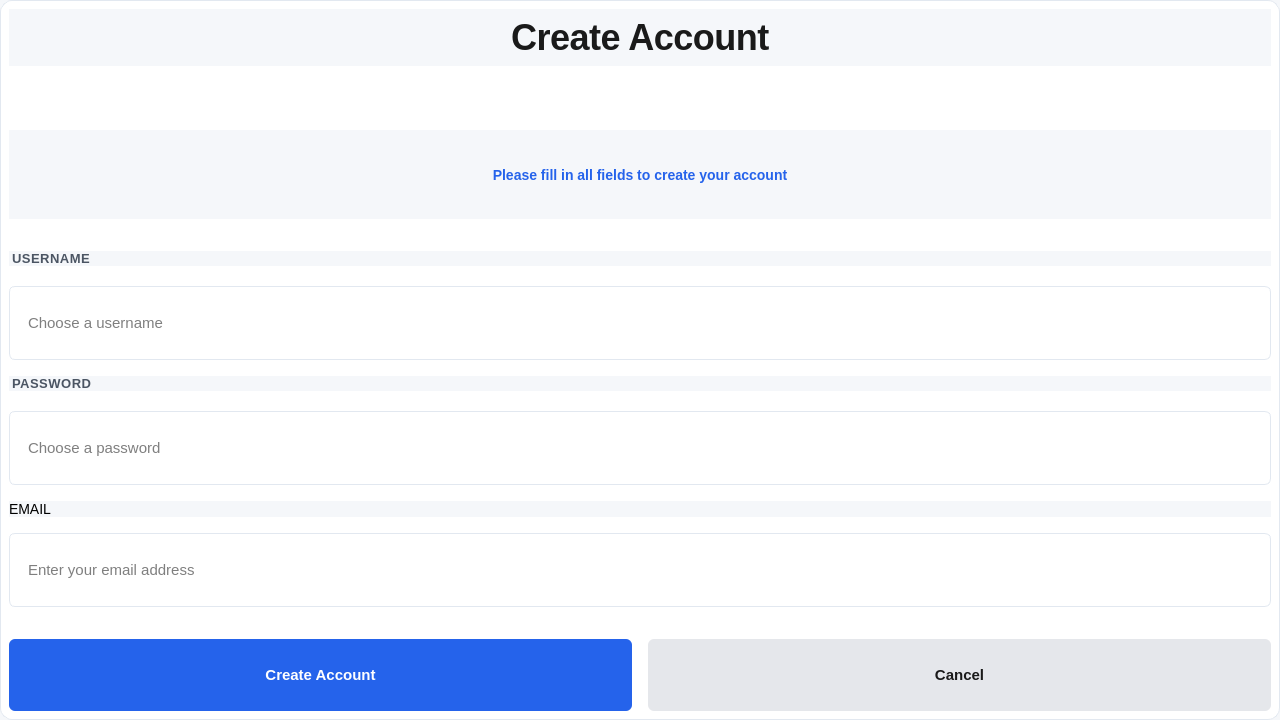
<?xml version="1.0" encoding="UTF-8"?>
<ui version="4.0">
 <class>signup</class>
 <widget class="QMainWindow" name="signup">
  <property name="geometry">
   <rect>
    <x>0</x>
    <y>0</y>
    <width>1280</width>
    <height>720</height>
   </rect>
  </property>
  <property name="minimumSize">
   <size>
    <width>1280</width>
    <height>720</height>
   </size>
  </property>
  <property name="windowTitle">
   <string>Sign Up</string>
  </property>
  <property name="styleSheet">
   <string>QWidget {
    background-color: #f5f7fa;
    font-family: &quot;Segoe UI&quot;, &quot;Helvetica Neue&quot;, Arial, sans-serif;
    font-size: 14px;
    color: #000000;
}
QLabel {
    color: #000000;
}
QLabel#signupTitleLabel {
    font-size: 36px;
    font-weight: 700;
    color: #1a1a1a;
    margin-bottom: 32px;
    letter-spacing: -0.5px;
}
QLabel#usernameLabel, QLabel#passwordLabel {
    font-size: 13px;
    font-weight: 600;
    color: #4b5563;
    text-transform: uppercase;
    letter-spacing: 0.5px;
    margin-bottom: 4px;
}
QLineEdit {
    background-color: #ffffff;
    border: 1px solid #e2e8f0;
    border-radius: 6px;
    padding: 12px 16px;
    min-height: 48px;
    font-size: 15px;
    min-width: 300px;
}
QLineEdit:focus {
    border: 2px solid #2563eb;
    outline: none;
}
QPushButton {
    background-color: #2563eb;
    color: white;
    border-radius: 6px;
    padding: 12px 24px;
    min-height: 48px;
    font-weight: 500;
    font-size: 15px;
    min-width: 120px;
}
QPushButton:hover {
    background-color: #1d4ed8;
}
QPushButton:pressed {
    background-color: #1e40af;
}
QPushButton#cancelButton {
    background-color: #e5e7eb;
    color: #1a1a1a;
}
QPushButton#cancelButton:hover {
    background-color: #d1d5db;
}
QPushButton#cancelButton:pressed {
    background-color: #9ca3af;
}
QWidget#signupContainer {
    background-color: #ffffff;
    border-radius: 12px;
    border: 1px solid #e2e8f0;
    padding: 48px;
}</string>
  </property>
  <layout class="QVBoxLayout" name="verticalLayout">
   <property name="spacing">
    <number>0</number>
   </property>
   <property name="leftMargin">
    <number>0</number>
   </property>
   <property name="topMargin">
    <number>0</number>
   </property>
   <property name="rightMargin">
    <number>0</number>
   </property>
   <property name="bottomMargin">
    <number>0</number>
   </property>
   <item>
    <spacer name="verticalSpacer">
     <property name="orientation">
      <enum>Qt::Vertical</enum>
     </property>
     <property name="sizeHint" stdset="0">
      <size>
       <width>20</width>
       <height>40</height>
      </size>
     </property>
    </spacer>
   </item>
   <item>
    <layout class="QHBoxLayout" name="horizontalLayout">
     <property name="spacing">
      <number>0</number>
     </property>
     <item>
      <spacer name="horizontalSpacer">
       <property name="orientation">
        <enum>Qt::Horizontal</enum>
       </property>
       <property name="sizeHint" stdset="0">
        <size>
         <width>40</width>
         <height>20</height>
        </size>
       </property>
      </spacer>
     </item>
     <item>
      <widget class="QWidget" name="signupContainer" native="true">
       <layout class="QVBoxLayout" name="verticalLayout_2">
        <property name="spacing">
         <number>32</number>
        </property>
        <item>
         <widget class="QLabel" name="signupTitleLabel">
          <property name="alignment">
           <set>Qt::AlignCenter</set>
          </property>
          <property name="text">
           <string>Create Account</string>
          </property>
         </widget>
        </item>
        <item>
         <widget class="QLabel" name="adminLabel">
          <property name="alignment">
           <set>Qt::AlignCenter</set>
          </property>
          <property name="text">
           <string>Please fill in all fields to create your account</string>
          </property>
          <property name="styleSheet">
           <string notr="true">color: #2563eb; font-weight: bold;</string>
          </property>
         </widget>
        </item>
        <item>
         <layout class="QVBoxLayout" name="formLayout">
          <property name="spacing">
           <number>16</number>
          </property>
          <item>
           <widget class="QLabel" name="usernameLabel">
            <property name="text">
             <string>USERNAME</string>
            </property>
           </widget>
          </item>
          <item>
           <widget class="QLineEdit" name="Username_box">
            <property name="placeholderText">
             <string>Choose a username</string>
            </property>
           </widget>
          </item>
          <item>
           <widget class="QLabel" name="passwordLabel">
            <property name="text">
             <string>PASSWORD</string>
            </property>
           </widget>
          </item>
          <item>
           <widget class="QLineEdit" name="Password_box">
            <property name="echoMode">
             <enum>QLineEdit::Password</enum>
            </property>
            <property name="placeholderText">
             <string>Choose a password</string>
            </property>
           </widget>
          </item>
          <item>
           <widget class="QLabel" name="emailLabel">
            <property name="text">
             <string>EMAIL</string>
            </property>
           </widget>
          </item>
          <item>
           <widget class="QLineEdit" name="Email_box">
            <property name="placeholderText">
             <string>Enter your email address</string>
            </property>
           </widget>
          </item>
         </layout>
        </item>
        <item>
         <layout class="QHBoxLayout" name="buttonLayout">
          <property name="spacing">
           <number>16</number>
          </property>
          <item>
           <widget class="QPushButton" name="createAccountButton">
            <property name="text">
             <string>Create Account</string>
            </property>
           </widget>
          </item>
          <item>
           <widget class="QPushButton" name="cancelButton">
            <property name="text">
             <string>Cancel</string>
            </property>
           </widget>
          </item>
         </layout>
        </item>
       </layout>
      </widget>
     </item>
     <item>
      <spacer name="horizontalSpacer_2">
       <property name="orientation">
        <enum>Qt::Horizontal</enum>
       </property>
       <property name="sizeHint" stdset="0">
        <size>
         <width>40</width>
         <height>20</height>
        </size>
       </property>
      </spacer>
     </item>
    </layout>
   </item>
   <item>
    <spacer name="verticalSpacer_2">
     <property name="orientation">
      <enum>Qt::Vertical</enum>
     </property>
     <property name="sizeHint" stdset="0">
      <size>
       <width>20</width>
       <height>40</height>
      </size>
     </property>
    </spacer>
   </item>
  </layout>
 </widget>
 <resources/>
 <connections/>
</ui>
